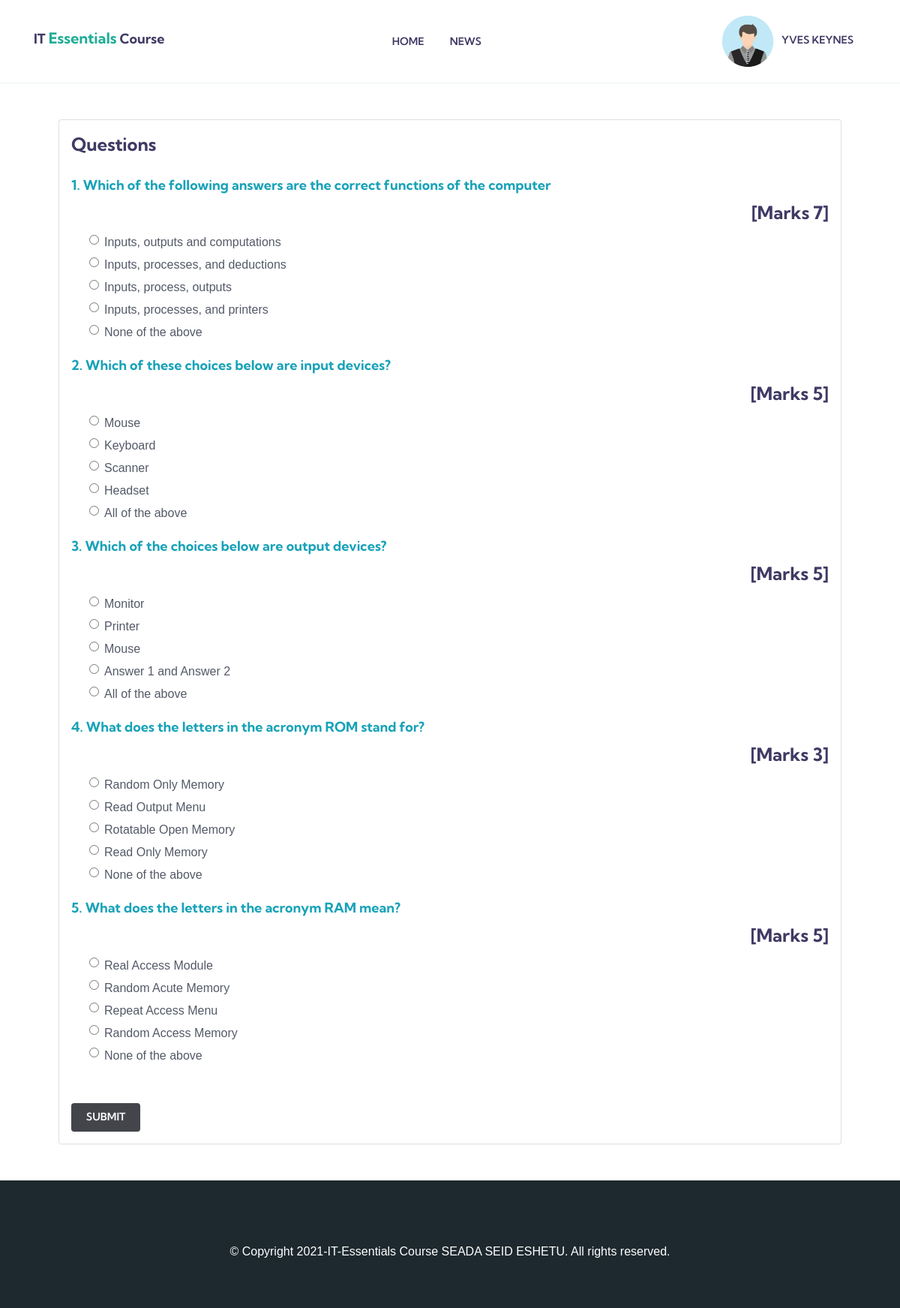
The app's page /it-essentials/1/start-test (signed in) with its own data.
### it_essentials/models.py (models this page shows, shortened)
class StudentProfile(AbstractBaseUser, PermissionsMixin):
    email = models.EmailField(unique=True, max_length=30)
    name = models.CharField(max_length=250)
    profile_image = models.ImageField(upload_to='profile_images',null=True, blank=True, default="me.png")
    is_active = models.BooleanField(default=True)
    is_staff = models.BooleanField(default=False)
    date_joined = models.DateTimeField(default=timezone.now)
    last_login = models.DateTimeField(null=True)
    objects = UserProfileManager()
    USERNAME_FIELD = 'email'
    REQUIRED_FIELDS = ['name']

class Question(models.Model):
    test = models.ForeignKey(Exam, on_delete=models.CASCADE)
    name = models.CharField(max_length=300)
    score = models.PositiveIntegerField()
    answer1=models.CharField(max_length=200)
    answer2=models.CharField(max_length=200)
    answer3=models.CharField(max_length=200)
    answer4=models.CharField(max_length=200)
    answer5=models.CharField(max_length=200)
    answer_options=(('Answer1','Answer1'),('Answer2','Answer2'),('Answer3','Answer3'),('Answer4','Answer4'),('Answer5','Answer5'))
    answers=models.CharField(max_length=200,choices=answer_options)
    created = models.DateTimeField(auto_now_add=True)

### it_essentials/views.py (the view)
# urls.py: path('it-essentials/<int:id>/start-test', start_test, name='start-exam'),
@login_required(login_url='login')
def start_test(request, id):
    if request.user.is_authenticated:
        exam = Exam.objects.get(id=id)
        result = Result.objects.filter(test=exam.id).filter(student=request.user.id).exists()
        if result:
            return redirect('done_test')
        questions = Question.objects.filter(test=exam)
        if request.method=='POST':
            pass
        response = render(request, 'core/start_exam.html',{'exam':exam, 'questions':questions})
        response.set_cookie('exam_id',exam.id)
        return response
    return redirect('login')

### it_essentials/templates/core/start_exam.html (shortened to what this page needs)
{% extends "index.html" %} {% block container %}
<div class="container p-5">
    <div class="card p-3">
        <h4 class="title-questions">Questions</h4>
        <form class="form" autocomplete="off" onsubmit="return saveAns()" action="/it/calculate-marks" method="POST">
            {% for question in questions%}
            <h5 class="text-info mt-3">{{ forloop.counter }}. {{question.name}}</h5>
            <h4 style="text-align: right;">[Marks {{question.score}}]</h4>
            <div class="form-check mx-4">
                <input class="form-check-input" type="radio" name="{{ forloop.counter }}" id="{{question.answer1}}" value="Answer1">
                <label class="form-check-label" for="answer1">
                    {{question.answer1}}
                </label>
            </div>
            <div class="form-check mx-4">
                <input class="form-check-input" type="radio" name="{{ forloop.counter }}" id="{{question.answer2}}" value="Answer2">
                <label class="form-check-label" for="answer2">
                    {{question.answer2}}
                </label>
            </div>
            <div class="form-check mx-4">
                <input class="form-check-input" type="radio" name="{{ forloop.counter }}" id="{{question.answer3}}" value="Answer3">
                <label class="form-check-label" for="answer3">
                    {{question.answer3}}
                </label>
            </div>
            <div class="form-check mx-4">
                <input class="form-check-input" type="radio" name="{{ forloop.counter }}" id="{{question.answer4}}" value="Answer4">
                <label class="form-check-label" for="answer4">
                    {{question.answer4}}
                </label>
            </div>
            <div class="form-check mx-4">
                <input class="form-check-input" type="radio" name="{{ forloop.counter }}" id="{{question.answer5}}" value="Answer5">
                <label class="form-check-label" for="answer5">
                    {{question.answer5}}
                </label>
            </div>
            {% endfor %}
            <input class="btn btn-main  btn-lg mt-5" type="submit" value="Submit">
        </form>
    </div>
</div>
{% endblock container %}

### it_essentials/templates/index.html (shortened to what this page needs)
<!DOCTYPE html>
<html lang="zxx">
{% load static %}
<head>
    <link rel="stylesheet" href="{% static 'assets/vendors/bootstrap/bootstrap.css' %}">
    <link rel="stylesheet" href="{% static 'assets/vendors/fontawesome/css/all.css' %}">
    <link rel="stylesheet" href="{% static 'assets/vendors/flaticon/flaticon.css' %}">
    <link rel="stylesheet" href="{% static 'assets/vendors/animate-css/animate.css' %}">
    <link rel="stylesheet" href="{% static 'assets/vendors/owl/assets/owl.carousel.min.css' %}">
    <link rel="stylesheet" href="{% static 'assets/vendors/owl/assets/owl.theme.default.min.css' %}">
    <link rel="stylesheet" href="{% static 'assets/css/style.css' %}">
    <link rel="stylesheet" href="{% static 'assets/css/responsive.css' %}">
    <link rel="stylesheet" href="https://use.fontawesome.com/releases/v5.8.2/css/all.css">
</head>
<body id="top-header">
    <header>
        <div class="site-navigation main_menu menu-style-2" id="mainmenu-area">
            <nav class="navbar navbar-expand-lg">
                <div class="container">
                    <a class="navbar-brand" href="{% url 'homepage' %}">
                        <h5>IT <span class="brand-name">Essentials</span> Course</h5>
                    </a>
                    <div class="collapse navbar-collapse" id="navbarMenu">
                        <ul class="navbar-nav mx-auto">
                            <li class="nav-item ">
                                <a href="{% url 'homepage' %}" class="nav-link js-scroll-trigger">
                                    home
                                </a>
                            </li>
                            <li class="nav-item ">
                                <a href="{% url 'news' %}" class="nav-link">
                                    News
                                </a>
                            </li>
                        </ul>
                        {% if user.is_authenticated %}
                        <ul class="navbar-nav">
                            <li class="nav-item dropdown">
                                <a class="nav-link dropdown-toggle" href="#" id="navbar3" role="button"
                                    data-toggle="dropdown" aria-haspopup="true" aria-expanded="false">
                                    <img class="rounded-circle" src="{{user.profile_image.url}}" width="30"
                                        alt="bgvf">
                                    &nbsp; <span>{{user.name|title}}</span>
                                </a>
                            </li>
                        </ul>
                        {% else %}
                        <div class="header-login">
                            <a href="{% url 'login' %}" class="btn btn-solid-border btn-sm ">Log In</a>
                            <a href="{% url 'signup' %}" class="btn btn-main btn-sm">sign up</a>
                        </div>
                        {% endif %}
                    </div>
                </div>
            </nav>
        </div>
    </header>
    {% block container %}
    {% endblock container %}
    <section class="footer-2">
        <div class="container">
            <div class="copyright text-left text-center">
                <p class="right">© Copyright 2021-IT-Essentials Course SEADA SEID ESHETU. All rights reserved.</a> </p>
            </div>
        </div>
    </section>
</body>
</html>

### static/assets/css/responsive.css (style rules this page uses)
@media (min-width: 992px) and (max-width: 1200px) { .site-navigation { padding: 0px 20px; } }

### it_essentials/templates/index.html (style rules this page uses)
.rounded-circle { width: 70px; height: 70px; }
.right { color: white; padding-bottom: 60px; }
.brand-name { color: #20ad96; font-size: 20px; }

### records on screen
StudentProfile: profile_image (picture), name "YVES KEYNES"
Question: name "Which of the following answers are the correct functions of the computer", score "7", answer1 "Inputs, outputs and computations", answer2 "Inputs, processes, and deductions", answer3 "Inputs, process, outputs", answer4 "Inputs, processes, and printers", answer5 "None of the above"
Question: name "Which of these choices below are input devices?", score "5", answer1 "Mouse", answer2 "Keyboard", answer3 "Scanner", answer4 "Headset", answer5 "All of the above"
Question: name "Which of the choices below are output devices?", score "5", answer1 "Monitor", answer2 "Printer", answer3 "Mouse", answer4 "Answer 1 and Answer 2", answer5 "All of the above"
Question: name "What does the letters in the acronym ROM stand for?", score "3", answer1 "Random Only Memory", answer2 "Read Output Menu", answer3 "Rotatable Open Memory", answer4 "Read Only Memory", answer5 "None of the above"
Question: name "What does the letters in the acronym RAM mean?", score "5", answer1 "Real Access Module", answer2 "Random Acute Memory", answer3 "Repeat Access Menu", answer4 "Random Access Memory", answer5 "None of the above"
